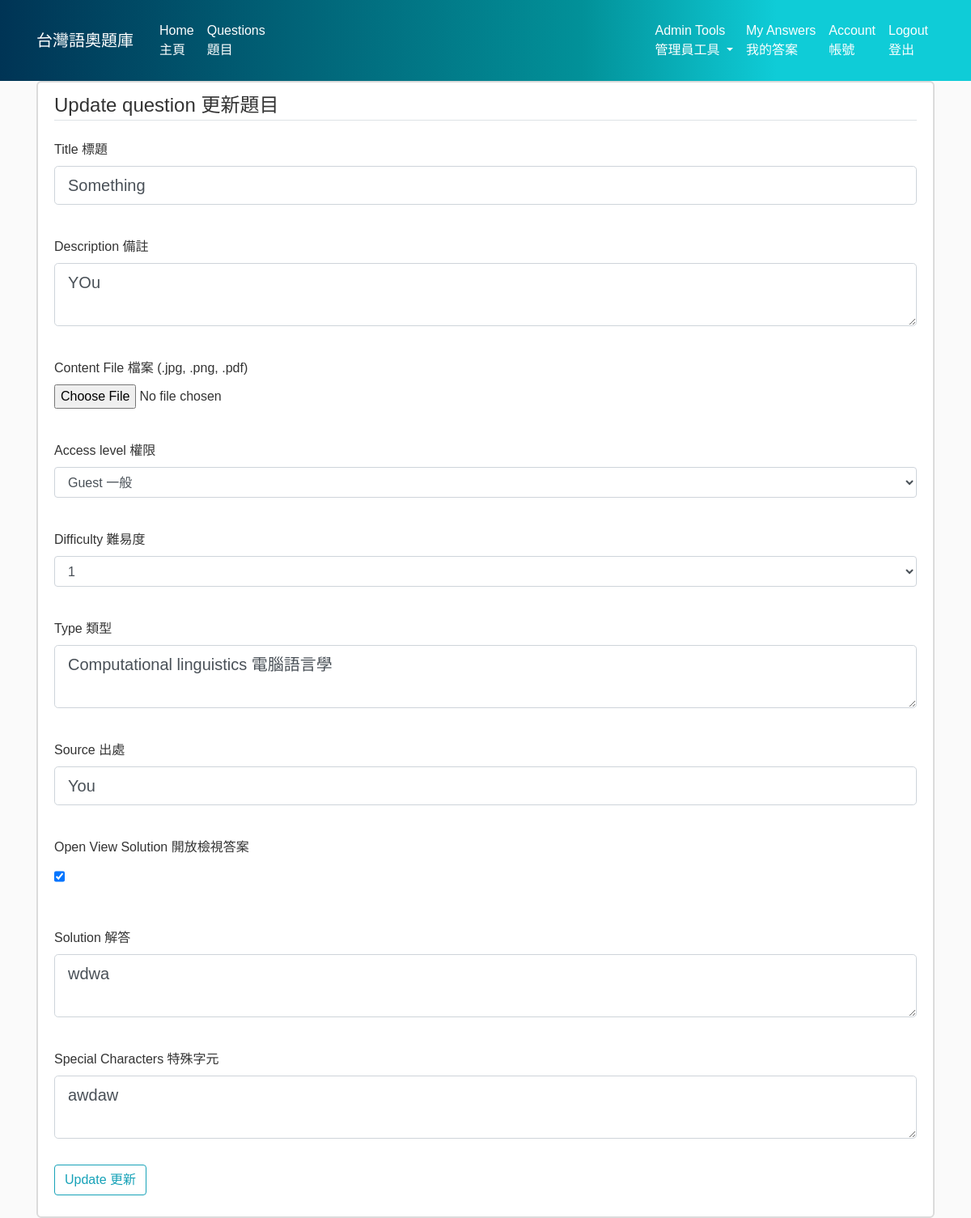
/question/1/update (signed in), run on the app's committed database.
### flasktol/models.py (models this page shows, shortened)
class Question(db.Model):
    id = db.Column(db.Integer, primary_key=True)
    title = db.Column(db.String(100), nullable=False)
    date_posted = db.Column(db.DateTime, nullable=False, default=datetime.utcnow)
    content = db.Column(db.Text)
    content_file = db.Column(db.String(20))
    access = db.Column(db.Integer, nullable=False, default=1)
    difficulty = db.Column(db.Integer, nullable=False, default=1)
    tags= db.Column(db.Text)
    source = db.Column(db.String(100))
    solution = db.Column(db.Text)
    solution_file= db.Column(db.String(20))
    open_solution= db.Column(db.Boolean, nullable=False, default=False)
    special_characters=db.Column(db.Text)
    answers = db.relationship('Answer', backref='solveq', lazy=True)

### flasktol/questions/routes.py (the view)
@questions.route("/question/<int:question_id>/update", methods=['GET', 'POST'])
@login_required
def update_question(question_id):
    question = Question.query.get_or_404(question_id)
    if not current_user.is_admin():
        abort(403)
    form = UpdateQuestionForm()
    if form.validate_on_submit():
        question.title = form.title.data
        question.content = form.content.data
        if form.content_file.data:
            _, f_ext = os.path.splitext(form.content_file.data.filename)
            if f_ext == '.pdf':
                content = q_save_pdf(form.content_file.data)
            else:
                content = q_save_picture(form.content_file.data)
            question.content_file = content
        if form.solution_file.data:
            _, f_ext = os.path.splitext(form.solution_file.data.filename)
            if f_ext == '.pdf':
                content = s_save_pdf(form.solution_file.data)
            else:
                content = s_save_picture(form.solution_file.data)
            question.solution_file = content
        question.access=int(form.access.data)
        question.difficulty=int(form.difficulty.data)
        question.tags=form.tags.data
        question.source=form.source.data
        question.solution=form.solution.data
        question.special_characters=form.special_characters.data
        question.open_solution=form.open_solution.data
        db.session.commit()
        flash("Question has been updated 已更新題目", 'success')
        return redirect(url_for('questions.question', question_id=question.id))
    elif request.method == 'GET':
        form.title.data = question.title
        form.content.data = question.content
        form.tags.data=question.tags
        form.access.process_data(str(question.access))
        form.difficulty.process_data(str(question.difficulty))
        form.open_solution.process_data(str(question.open_solution))
        form.source.data=question.source
        form.solution.data=question.solution
        form.special_characters.data=question.special_characters
    return render_template('update_question.html', title="Update question 更新題目", form=form, legend="Update question 更新題目")

### flasktol/questions/forms.py
class UpdateQuestionForm(FlaskForm):
    title = StringField('Title 標題', validators=[DataRequired()])
    content = TextAreaField('Description 備註')
    content_file = FileField('Content File 檔案 (.jpg, .png, .pdf)', validators=[FileAllowed(['jpg', 'png', 'pdf'])])
    access = SelectField("Access level 權限", validators=[DataRequired()], choices=[('1', "Guest 一般"), ('2', "Trainee 國手"), ('3', "Admin 管理員")])
    difficulty = SelectField("Difficulty 難易度", validators=[DataRequired()], choices=[('1', "1"), ('2', "2"), ('3', "3"),('4', "4"),('5', "5")])
    tags= TextAreaField("Type 類型")
    source = StringField('Source 出處')
    open_solution=BooleanField("Open View Solution 開放檢視答案")
    solution = TextAreaField('Solution 解答')
    solution_file = FileField('Content File 檔案 (.jpg, .png, .pdf)', validators=[FileAllowed(['jpg', 'png', 'pdf'])])
    special_characters=TextAreaField('Special Characters 特殊字元')
    submit = SubmitField("Update 更新")

### flasktol/models.py (called while the page is built)
@login_manager.user_loader
def load_user(user_id):
    return User.query.get(int(user_id))

    def is_admin(self):
        return self.access == 3

### flasktol/templates/update_question.html (shortened to what this page needs)
{% extends "layout.html" %}
{% block content %}
<div class='content-section'>
    <form method='POST' action="" enctype='multipart/form-data'>
        <fieldset class="form-group">
            <legend class='border-bottom mb-4'> {{legend}}</legend>
            <div class='form-group'>
                {{form.title.label(class="form-control-label")}}
                <br />
                {% if form.title.errors%}
                    {{form.title(class='form-control form-control-lg is-invalid')}}
                    <div class='invalid-feedback'>
                        {% for error in form.title.errors%}
                            <span>{{error}}</span>
                        {% endfor %}
                    </div>
                {% else %}
                    {{form.title(class="form-control form-control-lg")}}
                {% endif%}
            </div>
            <br/>
            <div class='form-group'>
                {{form.content.label(class="form-control-label")}}
                <br />
                {% if form.content.errors%}
                    {{form.content(class='form-control form-control-lg is-invalid')}}
                    <div class='invalid-feedback'>
                        {% for error in form.content.errors%}
                            <span>{{error}}</span>
                        {% endfor %}
                    </div>
                {% else %}
                    {{form.content(class="form-control form-control-lg")}}
                {% endif%}
            </div>
            <br/>
            <div class='form-group'>
                {{form.content_file.label()}}
                {{form.content_file(class='form-control-file')}}
            </div>
            <br/>
            <div class='form-group'>
                {{form.access.label()}}
                {{form.access(class='form-control')}}
            </div>
            <br/>
            <div class='form-group'>
                {{form.difficulty.label()}}
                {{form.difficulty(class='form-control')}}
            </div>
            <br/>
            <div class='form-group'>
                {{form.tags.label()}}
                {{form.tags(class="form-control form-control-lg")}}
            </div>
            <br/>
            <div class='form-group'>
                {{form.source.label(class="form-control-label")}}
                <br />
                {% if form.source.errors%}
                    {{form.source(class='form-control form-control-lg is-invalid')}}
                    <div class='invalid-feedback'>
                        {% for error in form.source.errors%}
                            <span>{{error}}</span>
                        {% endfor %}
                    </div>
                {% else %}
                    {{form.source(class="form-control form-control-lg")}}
                {% endif%}
            </div>
            <br/>
            <div class='form-group'>
                {{form.open_solution.label(class="form-check-label")}}
                <br />
                {% if form.open_solution.errors%}
                    {{form.open_solution(class='form-check is-invalid form-control-lg')}}
                    <div class='invalid-feedback'>
                        {% for error in form.open_solution.errors%}
                            <span>{{error}}</span>
                        {% endfor %}
                    </div>
                {% else %}
                    {{form.open_solution(class="form-check form-control-lg")}}
                {% endif%}
            </div>
            <br/>
            <div class='form-group'>
                {{form.solution.label(class="form-control-label")}}
                <br />
                {% if form.solution.errors%}
                    {{form.solution(class='form-control form-control-lg is-invalid')}}
                    <div class='invalid-feedback'>
                        {% for error in form.solution.errors%}
                            <span>{{error}}</span>
                        {% endfor %}
                    </div>
                {% else %}
                    {{form.solution(class="form-control form-control-lg")}}
                {% endif%}
            </div>
            <br/>
            <div class='form-group'>
                {{form.special_characters.label(class="form-control-label")}}
                <br />
                {% if form.special_characters.errors%}
                    {{form.special_characters(class='form-control form-control-lg is-invalid')}}
                    <div class='invalid-feedback'>
                        {% for error in form.special_characters.errors%}
                            <span>{{error}}</span>
                        {% endfor %}
                    </div>
                {% else %}
                    {{form.special_characters(class="form-control form-control-lg")}}
                {% endif%}
            </div>
        </fieldset>
        <div class='form-group'>
            {{form.submit(class="btn btn-outline-info") }}
        </div>
    </form>
</div>
{% endblock content%}

### flasktol/static/main.css (style rules this page uses)
body { background: #fafafa; color: #333333; margin-top: 5rem; }
.content-section { background: #ffffff; padding: 10px 20px; border: 2px solid #DBDBDB; border-radius: 6px; margin-bottom: 20px; }

### flasktol/templates/layout.html (style rules this page uses)
body { font-family: 'Noto Sans TC', sans-serif; }

### data on the page
Question: title "Something", content "YOu", access "Guest 一般", difficulty "1", tags "Computational linguistics 電腦語言學", source "You", open_solution "☑", solution "wdwa", special_characters "awdaw"

### other printed values
{{ legend }} "Update question 更新題目"
